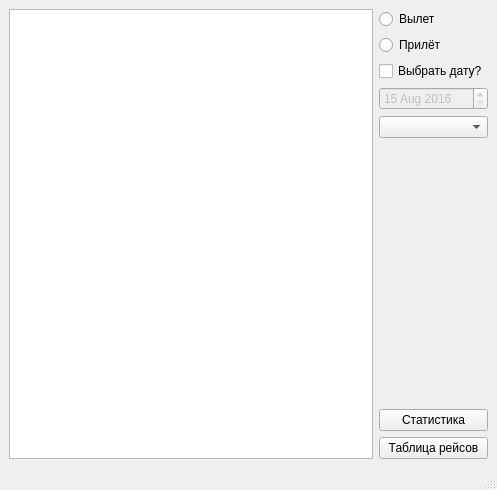
<?xml version="1.0" encoding="UTF-8"?>
<ui version="4.0">
 <class>MainWindow</class>
 <widget class="QMainWindow" name="MainWindow">
  <property name="geometry">
   <rect>
    <x>0</x>
    <y>0</y>
    <width>497</width>
    <height>490</height>
   </rect>
  </property>
  <property name="windowTitle">
   <string>MainWindow</string>
  </property>
  <widget class="QWidget" name="centralwidget">
   <layout class="QGridLayout" name="gridLayout">
    <item row="0" column="0">
     <layout class="QHBoxLayout" name="horizontalLayout">
      <item>
       <widget class="QTableView" name="tv_flights"/>
      </item>
      <item>
       <layout class="QVBoxLayout" name="verticalLayout">
        <item>
         <widget class="QRadioButton" name="rb_departure">
          <property name="text">
           <string>Вылет</string>
          </property>
         </widget>
        </item>
        <item>
         <widget class="QRadioButton" name="rb_arrival">
          <property name="text">
           <string>Прилёт</string>
          </property>
         </widget>
        </item>
        <item>
         <widget class="QCheckBox" name="cBox_isDate">
          <property name="text">
           <string>Выбрать дату?</string>
          </property>
         </widget>
        </item>
        <item>
         <widget class="QDateEdit" name="de_SelectDate">
          <property name="enabled">
           <bool>false</bool>
          </property>
          <property name="maximumDateTime">
           <datetime>
            <hour>20</hour>
            <minute>55</minute>
            <second>0</second>
            <year>2017</year>
            <month>9</month>
            <day>14</day>
           </datetime>
          </property>
          <property name="minimumDateTime">
           <datetime>
            <hour>2</hour>
            <minute>45</minute>
            <second>0</second>
            <year>2016</year>
            <month>8</month>
            <day>15</day>
           </datetime>
          </property>
          <property name="maximumDate">
           <date>
            <year>2017</year>
            <month>9</month>
            <day>14</day>
           </date>
          </property>
          <property name="minimumDate">
           <date>
            <year>2016</year>
            <month>8</month>
            <day>15</day>
           </date>
          </property>
          <property name="maximumTime">
           <time>
            <hour>20</hour>
            <minute>55</minute>
            <second>0</second>
           </time>
          </property>
          <property name="minimumTime">
           <time>
            <hour>2</hour>
            <minute>45</minute>
            <second>0</second>
           </time>
          </property>
         </widget>
        </item>
        <item>
         <widget class="QComboBox" name="cb_Aeroports"/>
        </item>
        <item>
         <spacer name="verticalSpacer">
          <property name="orientation">
           <enum>Qt::Vertical</enum>
          </property>
          <property name="sizeHint" stdset="0">
           <size>
            <width>20</width>
            <height>40</height>
           </size>
          </property>
         </spacer>
        </item>
        <item>
         <widget class="QPushButton" name="pb_ShowStat">
          <property name="text">
           <string>Статистика</string>
          </property>
         </widget>
        </item>
        <item>
         <widget class="QPushButton" name="pb_ShowTable">
          <property name="sizePolicy">
           <sizepolicy hsizetype="Minimum" vsizetype="Fixed">
            <horstretch>0</horstretch>
            <verstretch>0</verstretch>
           </sizepolicy>
          </property>
          <property name="minimumSize">
           <size>
            <width>90</width>
            <height>0</height>
           </size>
          </property>
          <property name="text">
           <string>Таблица рейсов</string>
          </property>
         </widget>
        </item>
       </layout>
      </item>
     </layout>
    </item>
   </layout>
  </widget>
  <widget class="QStatusBar" name="statusbar"/>
 </widget>
 <resources/>
 <connections/>
</ui>
